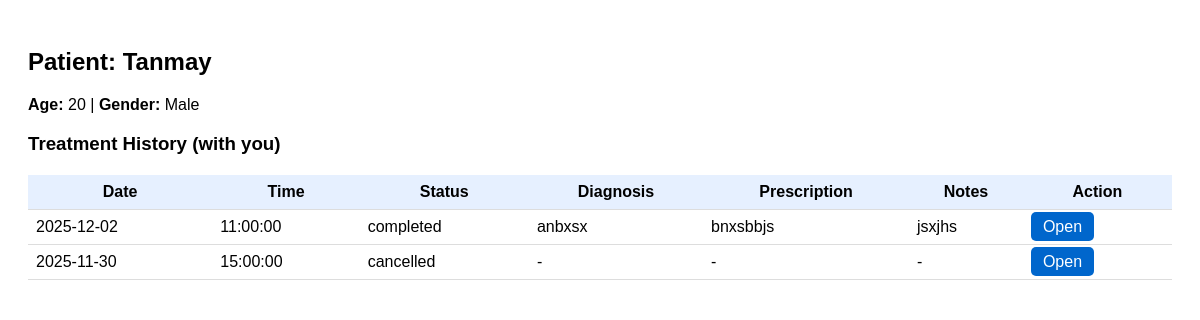
Page /doctor/patient/2 (signed in) on the committed database.
### app.py (models this page shows, shortened)
class User(db.Model):
    __tablename__ = "User"
    uid = db.Column(db.Integer, primary_key=True, autoincrement=True)
    email = db.Column(db.String(110), unique=True, nullable=False)
    password = db.Column(db.String(130), nullable=False)
    name = db.Column(db.String(80), nullable=False)
    age = db.Column(db.Integer, nullable=False)
    gender = db.Column(db.String(10), nullable=False)
    is_blacklisted = db.Column(db.Boolean, nullable=False, default=False)
    specialization = db.Column(db.String, nullable=True)
    role_id = db.Column(db.Integer, db.ForeignKey('Role.rid'), nullable=False)
    role = db.relationship('Role', backref='users')

class Appointment(db.Model):
    __tablename__ = "Appointment"
    aid = db.Column(db.Integer, primary_key=True, autoincrement=True)
    patient_id = db.Column(db.Integer, db.ForeignKey('User.uid'), nullable=False)
    doctor_id = db.Column(db.Integer, db.ForeignKey('User.uid'), nullable=False)
    slot_id = db.Column(db.Integer, db.ForeignKey('AvailableSlot.sid'), nullable=False)
    status = db.Column(db.String(20), nullable=False, default="booked")
    diagnosis = db.Column(db.Text, nullable=True)
    prescription = db.Column(db.Text, nullable=True)
    notes = db.Column(db.Text, nullable=True)
    reason = db.Column(db.String(250), nullable=True)
    created_at = db.Column(db.DateTime, nullable=False, default=db.func.current_timestamp())
    patient = db.relationship('User', foreign_keys=[patient_id], backref='appointments_as_patient')
    doctor = db.relationship('User', foreign_keys=[doctor_id], backref='appointment_as_doctor')
    slot = db.relationship('AvailableSlot', backref='appointment')

class AvailableSlot(db.Model):
    __tablename__ = 'AvailableSlot'
    sid = db.Column(db.Integer, primary_key=True, autoincrement=True)
    doctor_id = db.Column(db.Integer, db.ForeignKey('User.uid'), nullable=False)
    date = db.Column(db.Date, nullable=False)
    time = db.Column(db.Time, nullable=False)
    is_booked = db.Column(db.Boolean, nullable=False, default=False)
    created_at = db.Column(db.DateTime, nullable=False, default=db.func.current_timestamp())
    doctor = db.relationship('User', backref='available_slots')
    __table_args__ = (db.UniqueConstraint('doctor_id', 'date', 'time', name='uix_doctor_slot'),)

### app.py (the view)
@app.route("/doctor/patient/<int:pid>")
def doctor_patient_profile(pid):
    if not session.get("uid"):
        flash("Please login first.")
        return redirect("/login")
    doctor = User.query.get(session["uid"])
    if not doctor or doctor.role.role_name != "Doctor":
        flash("Access denied.")
        return redirect("/login")
    patient = User.query.get_or_404(pid)
    if patient.role.role_name != "Patient":
        flash("Not a patient.")
        return redirect("/doctordashboard")
    seen_once = Appointment.query.filter_by(
        doctor_id=doctor.uid,
        patient_id=patient.uid
    ).first()
    if not seen_once:
        flash("You can view only patients assigned to you.")
        return redirect("/doctordashboard")
    history = (
        Appointment.query
        .join(AvailableSlot, Appointment.slot_id == AvailableSlot.sid)
        .filter(
            Appointment.patient_id == patient.uid,
            Appointment.doctor_id == doctor.uid
        )
        .order_by(AvailableSlot.date.desc(), AvailableSlot.time.desc())
        .all()
    )
    return render_template("doctor_patient_profile.html",
                           patient=patient,
                           history=history)

### templates/doctor_patient_profile.html (shortened to what this page needs)
<!DOCTYPE html>
<html>
<head>
</head>
<body>
  <h2>Patient: {{ patient.name }}</h2>
  <p><strong>Age:</strong> {{ patient.age }}
     | <strong>Gender:</strong> {{ patient.gender }}</p>
  <h3>Treatment History (with you)</h3>
  {% if history %}
    <table>
      <tr>
        <th>Date</th>
        <th>Time</th>
        <th>Status</th>
        <th>Diagnosis</th>
        <th>Prescription</th>
        <th>Notes</th>
        <th>Action</th>
      </tr>
      {% for ap in history %}
      <tr>
        <td>{{ ap.slot.date }}</td>
        <td>{{ ap.slot.time }}</td>
        <td>{{ ap.status }}</td>
        <td>{{ ap.diagnosis or '-' }}</td>
        <td>{{ ap.prescription or '-' }}</td>
        <td>{{ ap.notes or '-' }}</td>
        <td>
          <a href="{{ url_for('doctor_appointment_detail', aid=ap.aid) }}"
             class="btn">Open</a>
        </td>
      </tr>
      {% endfor %}
    </table>
  {% else %}
    <p>No history found.</p>
  {% endif %}
</body>
</html>

### templates/doctor_patient_profile.html (style rules this page uses)
body { font-family: Arial; padding: 20px; }
table { width: 100%; border-collapse: collapse; margin-top: 20px; }
th, td { padding: 8px; border-bottom: 1px solid #ddd; }
th { background: #e6f0ff; }
.btn { background:#0066cc; color:white; padding:6px 12px; border-radius:5px; text-decoration:none; }

### rows in the picture
User: name "Tanmay", age "20", gender "Male"
Appointment: slot "2025-12-02", slot.time "11:00:00", status "completed", diagnosis "anbxsx", prescription "bnxsbbjs", notes "jsxjhs"
Appointment: slot "2025-11-30", slot.time "15:00:00", status "cancelled", diagnosis "-", prescription "-", notes "-"
